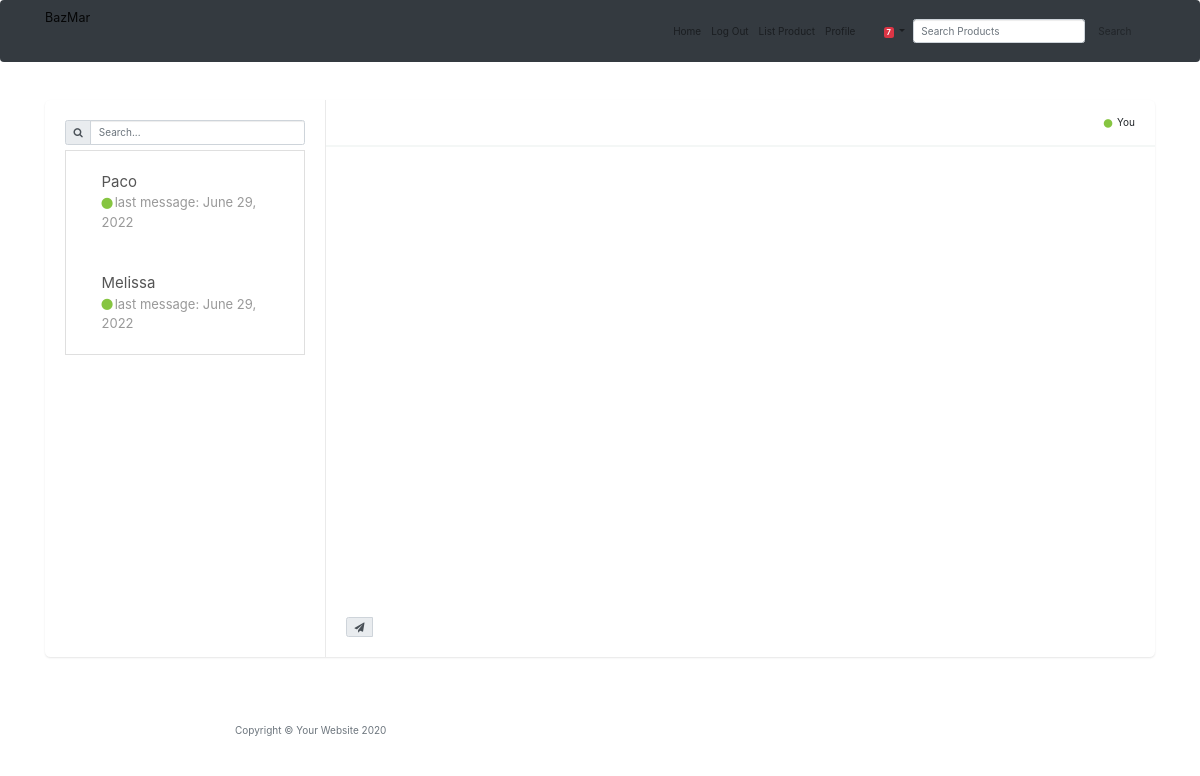
Page /message_center/1 (signed in) on the committed database.
### main.py (models this page shows)
class Chat(db.Model):
    __tablename__ = "chats"
    id = db.Column(db.Integer, primary_key=True)
    User1_ID = db.Column(db.Integer)
    User1_name = db.Column(db.String(250), nullable=False)
    User2_ID = db.Column(db.Integer)
    User2_name = db.Column(db.String(250), nullable=False)
    messages = relationship("Message", back_populates="parent_chat")

class Message(db.Model):
    __tablename__ = "messages"
    message_id = db.Column(db.Integer, primary_key=True)
    parent_chat_ID = db.Column(db.Integer, db.ForeignKey("chats.id"))
    parent_chat = relationship("Chat", back_populates="messages")
    message_author = db.Column(db.String(250), nullable=False)
    body = db.Column(db.String(250), nullable=False)
    date_posted = db.Column(db.String(250), nullable=False)

### main.py (the view, shortened to what this page needs)
@app.route("/message_center/<chat_id>", methods=["GET", "POST"])
@login_required
def message_center(chat_id):
    current_chat = Chat.query.filter_by(id=chat_id).first()
    all_chats = Chat.query.all()
    user_chats = []
    for chat in all_chats:
        if current_user.id == chat.User1_ID or current_user.id == chat.User2_ID:
            user_chats.append(chat)
    return render_template("message_center.html", chats=user_chats, current_chat=current_chat)

### main.py (called while the page is built)
@login_manager.user_loader
def load_user(user_id):
    return User.query.get(int(user_id))

### templates/message_center.html (shortened to what this page needs)
{% extends 'bootstrap/base.html' %}
{% block content %}
<head>
  <link href="{{ url_for('static', filename='vendor/bootstrap/css/bootstrap.min.css') }}" rel="stylesheet">
  <link href="{{ url_for('static', filename='vendor/fontawesome-free/css/all.min.css')}}" rel="stylesheet" type="text/css">
  <link href="{{ url_for('static', filename='css/chat.css')}}" rel="stylesheet">
</head>
<link href="https://maxcdn.bootstrapcdn.com/font-awesome/4.7.0/css/font-awesome.min.css" rel="stylesheet" />
<body>
  <nav class="navbar navbar-expand-md navbar-light bg-dark fixed-top" id="mainNav">
    <div class="container">
      <a class="navbar-brand" href="{{url_for('get_all_products')}}">BazMar</a>
      <div class="collapse navbar-collapse" id="navbarResponsive">
        <ul class="navbar-nav ml-auto">
          <li class="nav-item">
            <a class="nav-link" href="{{ url_for('get_all_products') }}">Home</a>
          </li>
          {% if not current_user.is_authenticated: %}
          <li class="nav-item">
            <a class="nav-link" href="{{ url_for('login') }}">Login</a>
          </li>
          <li class="nav-item">
            <a class="nav-link" href="{{ url_for('register') }}">Register</a>
          </li>
          {% else: %}
          <li class="nav-item">
            <a class="nav-link" href="{{ url_for('logout') }}">Log Out</a>
          </li>
          {% endif %}
          {% if current_user.is_authenticated: %}
          <li class="nav-item">
            <a class="nav-link" href="{{ url_for('add_new_listing') }}">List Product</a>
          </li>
          <li class="nav-item">
            <a class="nav-link" href="{{ url_for('user_profile', profile_id=current_user.id, username=current_user.name) }}">Profile</a>
          </li>
          <li class="nav-item dropdown no-arrow mx-1">
            <a class="nav-link dropdown-toggle" href="#" id="messagesDropdown" role="button" data-toggle="dropdown" aria-haspopup="true" aria-expanded="false">
              <i class="fas fa-envelope fa-fw"></i>
              <span class="badge badge-danger badge-counter">7</span>
            </a>
          </li>
          {% endif %}
        </ul>
        <form class="form-inline my-2 my-lg-0" action="{{ url_for('get_all_products') }}" method="post">
          <input class="form-control mr-sm-2" type="search" placeholder="Search Products" aria-label="Search" name="value">
          <button class="btn btn-outline-muted my-2 my-sm-0" type="submit">Search</button>
        </form>
      </div>
    </div>
  </nav>
  <div class="container" style="margin-top:100px;">
    <div class="row clearfix">
      <div class="col-lg-12">
        <div class="card chat-app">
          <div id="plist" class="people-list">
            <div class="input-group">
              <div class="input-group-prepend">
                <span class="input-group-text"><i class="fa fa-search"></i></span>
              </div>
              <input type="text" class="form-control" placeholder="Search...">
            </div>
            <ul class="list-unstyled chat-list mt-2 mb-0">
              {% for chat in chats %}
              <a href="{{ url_for('message_center', chat_id=chat.id) }}" class="list-group-item list-group-item-action py-3 lh-tight" aria-current="true" method="post">
                <li class="clearfix">
                  <div class="about">
                    {% if current_user.name == chat.User1_name %}
                    <div class="name">{{ chat.User2_name }}</div>
                    {% else %}
                    <div class="name">{{ chat.User1_name }}</div>
                    {% endif %}
                    <div class="status"> <i class="fa fa-circle online"></i>last message: {{ chat.messages[-1].date_posted }}</div>
                  </div>
                </li>
              </a>
              {% endfor %}
            </ul>
          </div>
          <div class="chat">
            <div class="chat-header clearfix">
              <div class="row">
                <div class="col-lg-6">
                  <div class="chat-about">
                  </div>
                </div>
                <div class="col-lg-6 hidden-sm text-right">
                  <div> <i class="fa fa-circle online"></i> You</div>
                </div>
              </div>
            </div>
            <div class="chat-history">
            </div>
            <div class="chat-message clearfix">
              <div class="input-group mb-0">
                <div class="input-group-prepend">
                  <span class="input-group-text"><i class="fa fa-send"></i></span>
                </div>
              </div>
            </div>
          </div>
        </div>
      </div>
    </div>
  </div>
  {% include "footer.html" %}
  {% endblock %}

### static/css/chat.css (style rules this page uses)
body { margin-top:20px; }
.card { background: #fff; transition: .5s; border: 0; margin-bottom: 30px; border-radius: .55rem; position: relative; width: 100%; box-shadow: 0 1px 2px 0 rgb(0 0 0 / 10%); }
.chat-app .people-list { width: 280px; position: absolute; left: 0; top: 0; padding: 20px; z-index: 7 }
.chat-app .chat { margin-left: 280px; border-left: 1px solid #eaeaea }
.people-list { -moz-transition: .5s; -o-transition: .5s; -webkit-transition: .5s; transition: .5s }
.people-list .chat-list li { padding: 10px 15px; list-style: none; border-radius: 3px }
.people-list .chat-list li .name { font-size: 15px }
.people-list .about { float: left; padding-left: 8px }
.people-list .status { color: #999; font-size: 13px }
.chat .chat-header { padding: 15px 20px; border-bottom: 2px solid #f4f7f6 }
.chat .chat-header .chat-about { float: left; padding-left: 10px }
.chat .chat-history { padding: 20px; border-bottom: 2px solid #fff }
.chat .chat-message { padding: 20px }
.online, .offline, .me { margin-right: 2px; font-size: 8px; vertical-align: middle }
.online { color: #86c541 }
.clearfix:after { visibility: hidden; display: block; font-size: 0; content: " "; clear: both; height: 0 }
@media only screen and (min-device-width: 768px) and (max-device-width: 1024px) and (orientation: landscape) and (-webkit-min-device-pixel-ratio: 1) { .chat-app .chat-list { height: 480px; overflow-x: auto } }
@media only screen and (min-device-width: 768px) and (max-device-width: 1024px) and (orientation: landscape) and (-webkit-min-device-pixel-ratio: 1) { .chat-app .chat-history { height: calc(100vh - 350px); overflow-x: auto } }

### rows in the picture
Chat: User1_name "Paco", date_posted "June 29, 2022"
Chat: User1_name "Melissa", date_posted "June 29, 2022"
